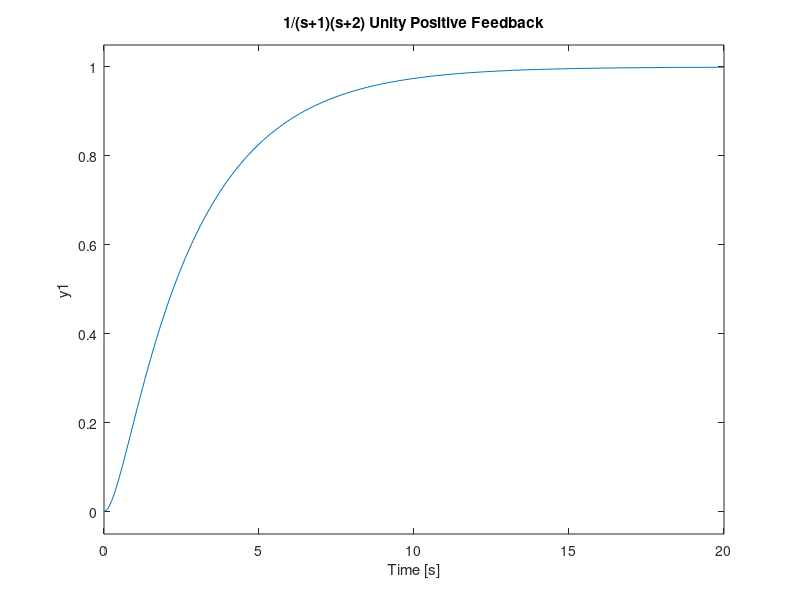
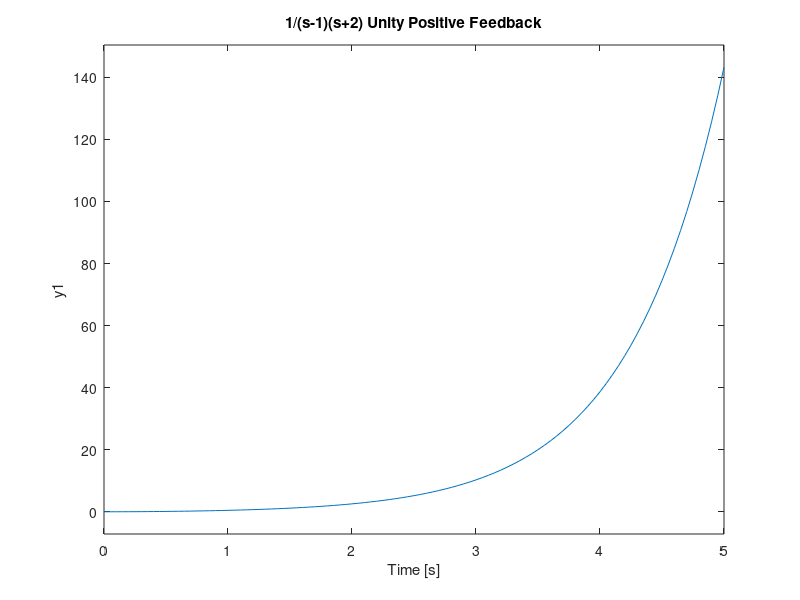
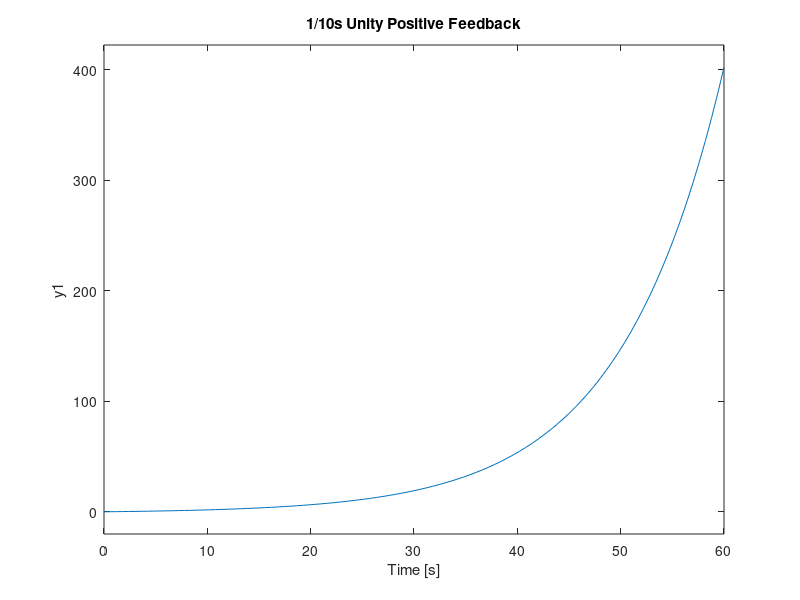
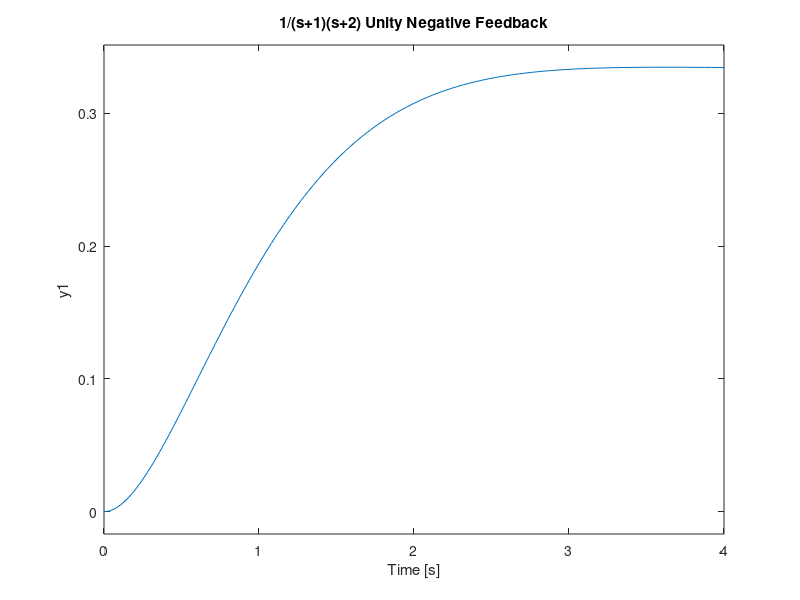

The MATLAB script that drew these images, in order:
num = 1;
sys1 = [1 3 2];
sys2 = [1 1 -2];
sys3 = [0 10 0];

plant1 = tf(num,sys1);
plant2 = tf(num,sys2);
plant3 = tf(num,sys3);


z = [];
p = [];
kp = 1;
fbp = zpk(z,p,kp);

tf1 = feedback(plant1,fbp, 1);
tf2 = feedback(plant2,fbp, 1);
tf3 = feedback(plant3,fbp, 1);

figure(1);
step(tf1);
title('1/(s+1)(s+2) Unity Positive Feedback');
grid;

figure(2);
step(tf2);
title('1/(s-1)(s+2) Unity Positive Feedback');
grid;

figure(3);
step(tf3);
title('1/10s Unity Positive Feedback');
grid;

kn = -1;
fbn = zpk(z,p,kn);

tf1 = feedback(plant1,fbn, 1);
tf2 = feedback(plant2,fbn, 1);
tf3 = feedback(plant3,fbn, 1);

figure(4);
step(tf1);
title('1/(s+1)(s+2) Unity Negative Feedback');
grid;

figure(5);
step(tf2);
title('1/(s-1)(s+2) Unity Negative Feedback');
grid;

figure(6);
step(tf3);
title('1/10s Unity Negative Feedback');
grid;
